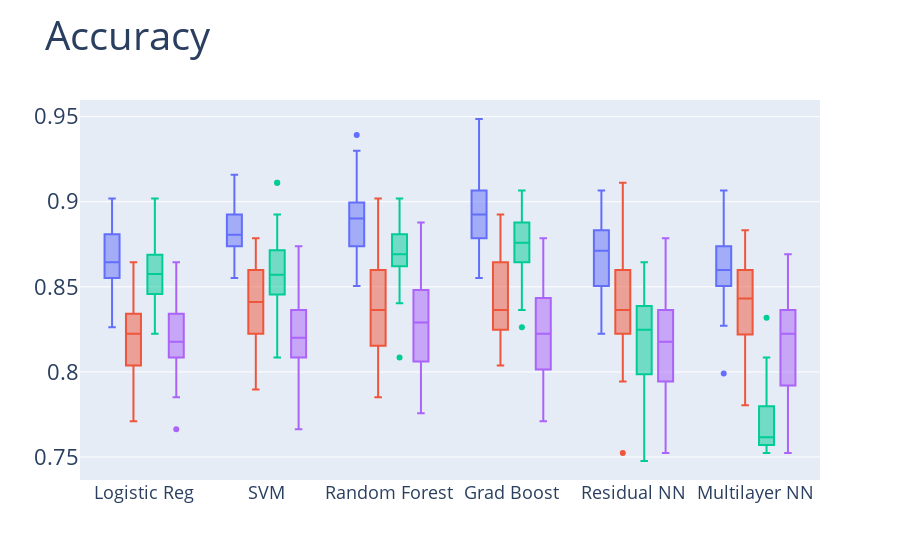
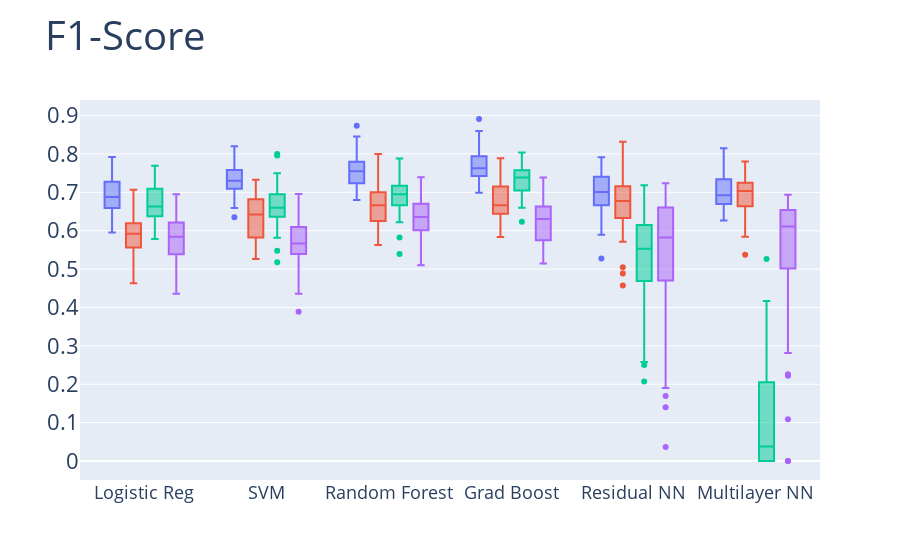
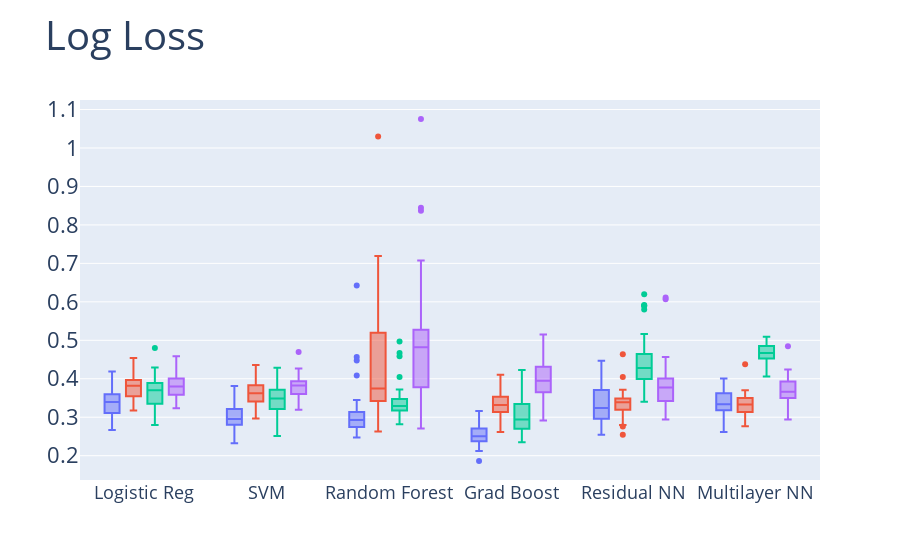

The notebook cell these images were saved under, in order:
### Code cell
make_plots('accuracy', 'Accuracy')
make_plots('f1_score', 'F1-Score')
#make_plots('auc')
make_plots('log_loss', 'Log Loss')

### Figure 1 — Plotly figure (JSON) as saved in the notebook; plotly's stock layout.template omitted (floating-point values rounded to 4 significant figures; data arrays with more than 128 entries replaced by an {"elided": "..."} marker saying what was removed)
{"data": [{"type": "box", "x": {"elided": "240 str values"}, "y": {"elided": "240 float values"}}, {"type": "box", "x": {"elided": "240 str values"}, "y": {"elided": "240 float values"}}, {"type": "box", "x": {"elided": "240 str values"}, "y": {"elided": "240 float values"}}, {"type": "box", "x": {"elided": "240 str values"}, "y": {"elided": "240 float values"}}], "layout": {"boxmode": "group", "showlegend": false, "title": {"font": {"size": 40}, "text": "Accuracy"}, "xaxis": {"tickfont": {"size": 18}}, "yaxis": {"tickfont": {"size": 22}}}}

### Figure 2 — Plotly figure (JSON) as saved in the notebook; plotly's stock layout.template omitted (floating-point values rounded to 4 significant figures; data arrays with more than 128 entries replaced by an {"elided": "..."} marker saying what was removed)
{"data": [{"type": "box", "x": {"elided": "240 str values"}, "y": {"elided": "240 float values"}}, {"type": "box", "x": {"elided": "240 str values"}, "y": {"elided": "240 float values"}}, {"type": "box", "x": {"elided": "240 str values"}, "y": {"elided": "240 float values"}}, {"type": "box", "x": {"elided": "240 str values"}, "y": {"elided": "240 float values"}}], "layout": {"boxmode": "group", "showlegend": false, "title": {"font": {"size": 40}, "text": "F1-Score"}, "xaxis": {"tickfont": {"size": 18}}, "yaxis": {"tickfont": {"size": 22}}}}

### Figure 3 — Plotly figure (JSON) as saved in the notebook; plotly's stock layout.template omitted (floating-point values rounded to 4 significant figures; data arrays with more than 128 entries replaced by an {"elided": "..."} marker saying what was removed)
{"data": [{"type": "box", "x": {"elided": "240 str values"}, "y": {"elided": "240 float values"}}, {"type": "box", "x": {"elided": "240 str values"}, "y": {"elided": "240 float values"}}, {"type": "box", "x": {"elided": "240 str values"}, "y": {"elided": "240 float values"}}, {"type": "box", "x": {"elided": "240 str values"}, "y": {"elided": "240 float values"}}], "layout": {"boxmode": "group", "showlegend": false, "title": {"font": {"size": 40}, "text": "Log Loss"}, "xaxis": {"tickfont": {"size": 18}}, "yaxis": {"tickfont": {"size": 22}}}}
